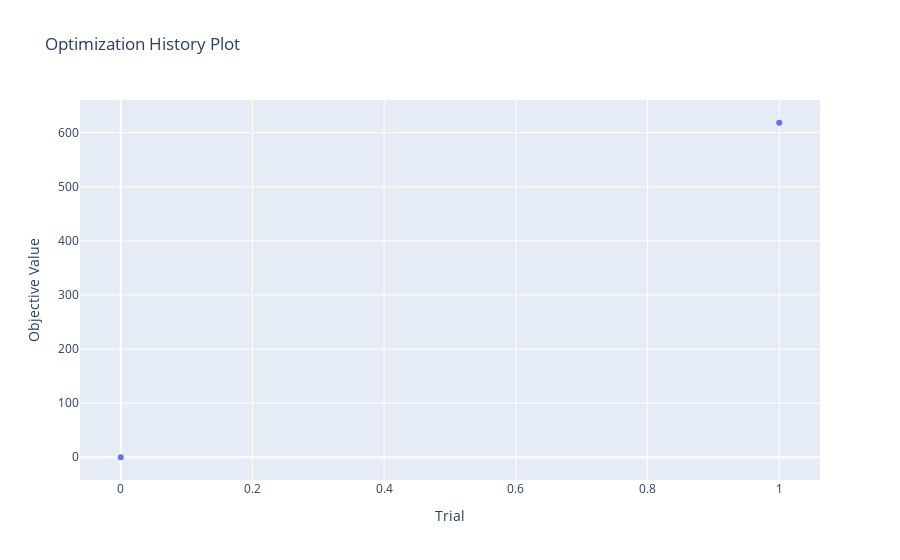

The notebook cell this image was saved under:
### Code cell
plot_optimization_history(study, target=lambda t: t.values[1])

### Figure 1 — Plotly figure (JSON) as saved in the notebook; plotly's stock layout.template omitted (floating-point values rounded to 4 significant figures)
{"data": [{"mode": "markers", "name": "Objective Value", "type": "scatter", "x": [0, 1], "y": [0, 618.4]}], "layout": {"title": {"text": "Optimization History Plot"}, "xaxis": {"title": {"text": "Trial"}}, "yaxis": {"title": {"text": "Objective Value"}}}}
